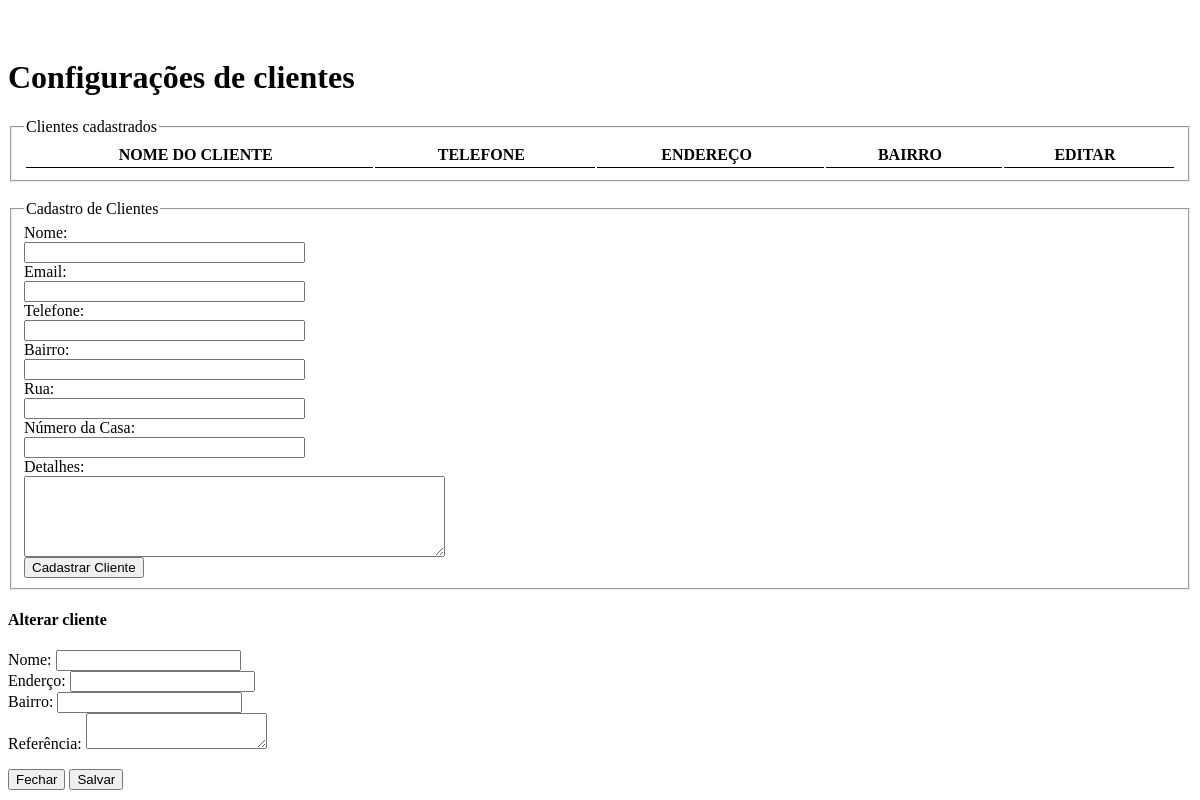
/cadastrarcliente.php, run on an earlier commit of the app's database.
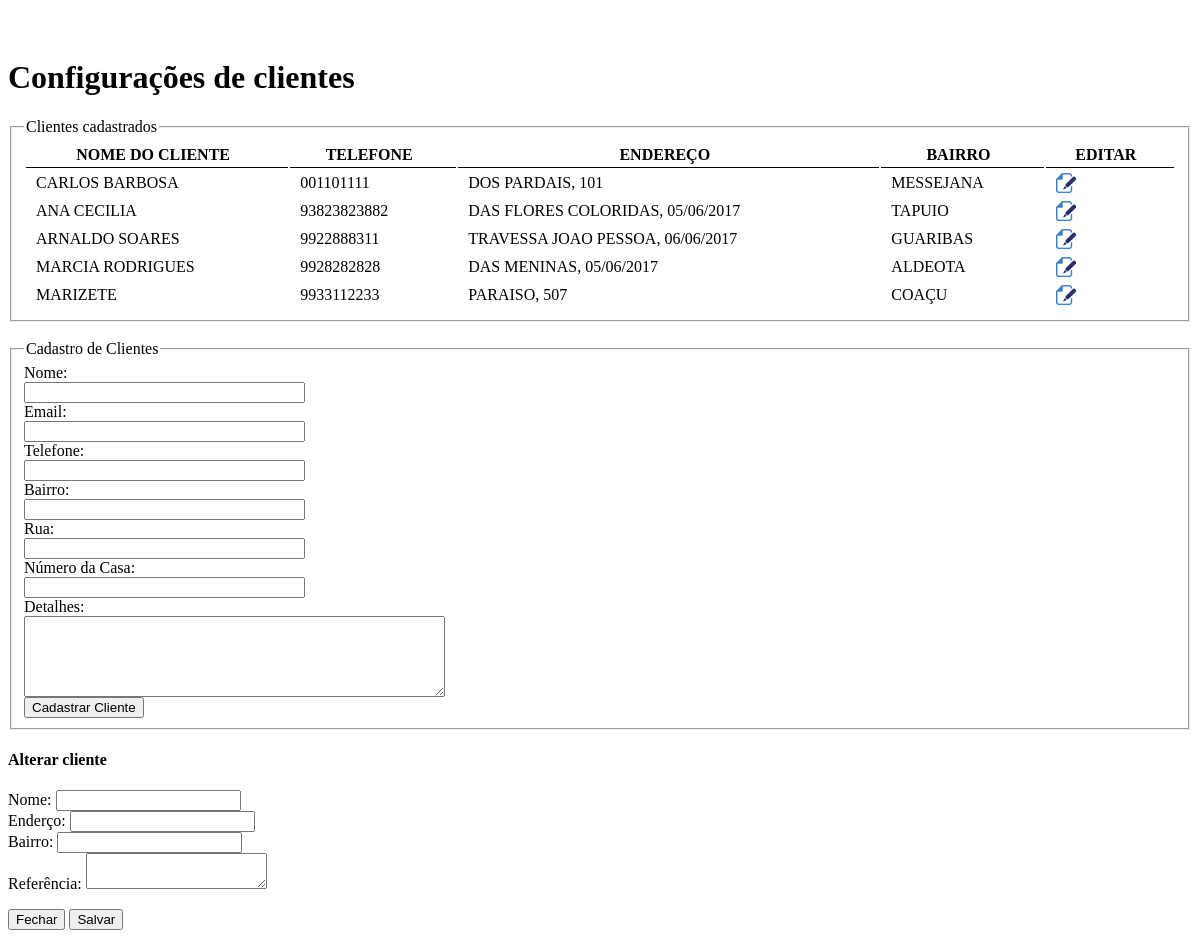
And on a later commit of the database.
### tables this page shows
CREATE TABLE `cadastro` (
  `id` int(11) NOT NULL AUTO_INCREMENT,
  `nome` varchar(50) DEFAULT NULL,
  `sobrenome` varchar(50) DEFAULT NULL,
  `telefone` varchar(20) DEFAULT NULL,
  `celular` varchar(20) DEFAULT NULL,
  `cidade` varchar(50) DEFAULT NULL,
  `email` varchar(50) DEFAULT NULL,
  `bairro` varchar(50) DEFAULT NULL,
  `rua` varchar(50) DEFAULT NULL,
  `numero` varchar(20) DEFAULT NULL,
  `proximo` longtext,
  PRIMARY KEY (`id`)
);

### cadastrarcliente.php (the view, shortened to what this page needs)
<?php
   $editFormAction = $_SERVER['PHP_SELF'];
   if (isset($_SERVER['QUERY_STRING'])) {
     $editFormAction .= "?" . htmlentities($_SERVER['QUERY_STRING']);
   }
   ?>
<link rel="stylesheet" type="text/css" href="css/demo_table.css"/>
<div class="container" style="margin-top: 5%;">
   <div class="bs-docs-section" >
      <div class="row">
            <div class="page-header">
               <h1 id="forms">Configurações de clientes</h1>
            </div>
      </div>
      <div class="row">
         <div class="col-lg-12">
            <div class="page-header well">
               <fieldset>
                  <legend>Clientes cadastrados</legend>
                  <table class="display dataTable table table-striped table-bordered" id="tbCliente">
                     <thead>
                        <tr>
                           <th>NOME DO CLIENTE</th>
						   <th>TELEFONE</th>
						   <th>ENDEREÇO</th>
						   <th>BAIRRO</th>
						   <th>EDITAR</th>
                        </tr>
                     </thead>
                     <tbody>
                        <?php
						   $sql = mysql_query("SELECT * FROM cadastro") or die("Erro ao consultar clientes");
						   while($res = mysql_fetch_array($sql)){
                           ?>
						   <tr>
								<td><?php echo $res['nome'] ?>
								<td><?php echo $res['telefone'] ?>
								<td><?php echo $res['rua'].", ".$res['numero'] ?>
								<td><?php echo $res['bairro'] ?>
								<td>
									<a href="#" data-toggle="modal" data-target="#exampleModal" data-whatever="@mdo">
										<img src="imagens/file_edit.png" width="20" height="20" border="0" />
									</a>
								</td>
							</tr>
						   <?php }?>
                     </tbody>
                  </table>
               </fieldset>
            </div>
         </div>
      </div>
      <div class="row">
         <br />
         <div class="col-lg-12">
            <div class="well bs-component">
               <form action="<?php echo $editFormAction; ?>" method="post" class="form-horizontal" name="form1" id="form1">
                  <fieldset>
                  <legend>Cadastro de Clientes</legend>
                  <div class="form-group">
                     <label for="inputEmail" class="col-lg-2 control-label">Nome:</label>
                     <div class="col-lg-8">
                        <input required class="form-control" type="text" name="nome" value="" size="32" />
                     </div>
                  </div>
				  <div class="form-group">
                     <label for="inputEmail" class="col-lg-2 control-label">Email:</label>
                     <div class="col-lg-8">
                        <input class="form-control" type="text" name="email" value="" size="32" />
                     </div>
                  </div>
                  <div class="form-group">
                     <label for="inputEmail" class="col-lg-2 control-label">Telefone:</label>
                     <div required class="col-lg-8"><input class="form-control" type="text" name="telefone" value="" size="32" />		</div>
                  </div>
                  <div class="form-group">
                     <label for="inputEmail" class="col-lg-2 control-label">Bairro:</label>
                     <div required class="col-lg-8"><input class="form-control" type="text" name="bairro" value="" size="32" />		</div>
                  </div>
                  <div class="form-group">
                     <label for="inputEmail" class="col-lg-2 control-label">Rua:</label>
                     <div required class="col-lg-8"><input class="form-control" type="text" name="rua" value="" size="32" />
                     </div>
                  </div>
                  <div class="form-group">
                     <label for="inputEmail" class="col-lg-2 control-label">Número da Casa:</label>
                     <div required class="col-lg-8"><input class="form-control" type="text" name="numerocasa" value="" size="32" />		</div>
                  </div>
                  <div class="form-group">
                     <label for="inputEmail" class="col-lg-2 control-label">Detalhes:</label>
                     <div class="col-lg-8"><textarea name="detalhes" cols="50" rows="5"></textarea>		</div>
                  </div>
                  <div class="form-group">
                     <div class="col-lg-4"><input class="btn btn-warning" type="submit" value="Cadastrar Cliente" />
                     </div>
                  </div>
               </form>
            </div>
         </div>
      </div>
   </div>
</div>
<div class="modal fade" id="exampleModal" tabindex="-1" role="dialog" aria-labelledby="exampleModalLabel">
  <div class="modal-dialog" role="document">
    <div class="modal-content">
      <div class="modal-header">
        <h4 class="modal-title" id="exampleModalLabel">Alterar cliente</h4>
      </div>
      <div class="modal-body">
        <form>
          <div class="form-group">
            <label for="recipient-name" class="control-label">Nome:</label>
            <input type="text" class="form-control" id="recipient-name">
          </div>
          <div class="form-group">
			<label for="recipient-name" class="control-label">Enderço:</label>
            <input type="text" class="form-control" id="recipient-name">
          </div>
		  <div class="form-group">
			<label for="recipient-name" class="control-label">Bairro:</label>
            <input type="text" class="form-control" id="recipient-name">
          </div>
		  <div class="form-group">
			<label for="message-text" class="control-label">Referência:</label>
            <textarea class="form-control" id="message-text"></textarea>
          </div>
        </form>
      </div>
      <div class="modal-footer">
        <button type="button" class="btn btn-default" data-dismiss="modal">Fechar</button>
        <button type="button" class="btn btn-primary">Salvar</button>
      </div>
    </div>
  </div>
</div>

### css/demo_table.css (style rules this page uses)
table.display { margin: 0 auto; clear: both; width: 100%; }
table.display thead th { padding: 3px 18px 3px 10px; border-bottom: 1px solid black; font-weight: bold; cursor: pointer; * cursor: hand; }
table.display td { padding: 3px 10px; }

What changed in the data, as far as the page shows it:
added cadastro: nome "CARLOS BARBOSA", telefone "001101111", rua "DOS PARDAIS", numero "101", bairro "MESSEJANA"
added cadastro: nome "ANA CECILIA", telefone "93823823882", rua "DAS FLORES COLORIDAS", numero "05/06/2017", bairro "TAPUIO"
added cadastro: nome "ARNALDO SOARES", telefone "9922888311", rua "TRAVESSA JOAO PESSOA", numero "06/06/2017", bairro "GUARIBAS"
added cadastro: nome "MARCIA RODRIGUES", telefone "9928282828", rua "DAS MENINAS", numero "05/06/2017", bairro "ALDEOTA"
added cadastro: nome "MARIZETE", telefone "9933112233", rua "PARAISO", numero "507", bairro "COAÇU"
